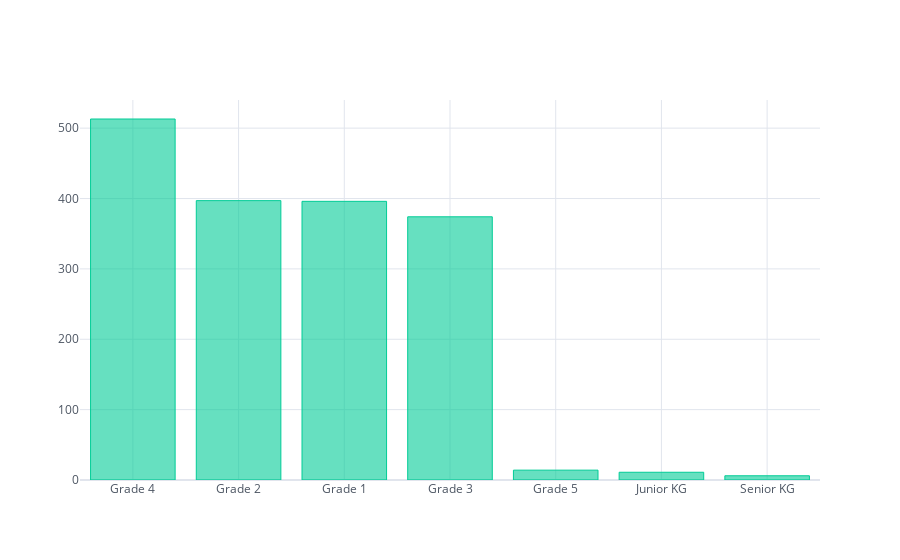

Here is the notebook cell this chart was saved with:
### Markdown cell above
**This is the desired answer for the Q7.**

### Code cell
# Plotting an interactive chart to see the grade wise distribution of the Booked Users 
#(Hover on the bars and use the toolkit on the top right of the figure)

import plotly as py
import cufflinks as cf
from plotly .offline import download_plotlyjs,init_notebook_mode,plot,iplot
init_notebook_mode(connected=True)
cf.go_offline()
from bokeh.palettes import viridis

fig=booked_user['Grade'].value_counts().iplot(kind='bar',barmode='stack',asFigure = False, color="#00CC96")

# We see that this is consistent with the distribution we found in the above chart.

### Figure 1 — Plotly figure (JSON) as saved in the notebook; plotly's stock layout.template omitted (floating-point values rounded to 4 significant figures)
{"data": [{"marker": {"color": "rgba(0, 204, 150, 0.6)", "line": {"color": "rgba(0, 204, 150, 1.0)", "width": 1}}, "name": "Grade", "orientation": "v", "text": "", "type": "bar", "x": ["Grade 4", "Grade 2", "Grade 1", "Grade 3", "Grade 5", "Junior KG", "Senior KG"], "y": [513, 397, 396, 374, 14, 11, 6]}], "layout": {"barmode": "stack", "legend": {"bgcolor": "#FFFFFF", "font": {"color": "#4D5663"}, "traceorder": "normal"}, "paper_bgcolor": "#FFFFFF", "plot_bgcolor": "#FFFFFF", "title": {"font": {"color": "#4D5663"}}, "xaxis": {"gridcolor": "#E1E5ED", "showgrid": true, "tickfont": {"color": "#4D5663"}, "title": {"font": {"color": "#4D5663"}, "text": ""}, "zerolinecolor": "#E1E5ED"}, "yaxis": {"gridcolor": "#E1E5ED", "showgrid": true, "tickfont": {"color": "#4D5663"}, "title": {"font": {"color": "#4D5663"}, "text": ""}, "zerolinecolor": "#E1E5ED"}}}
